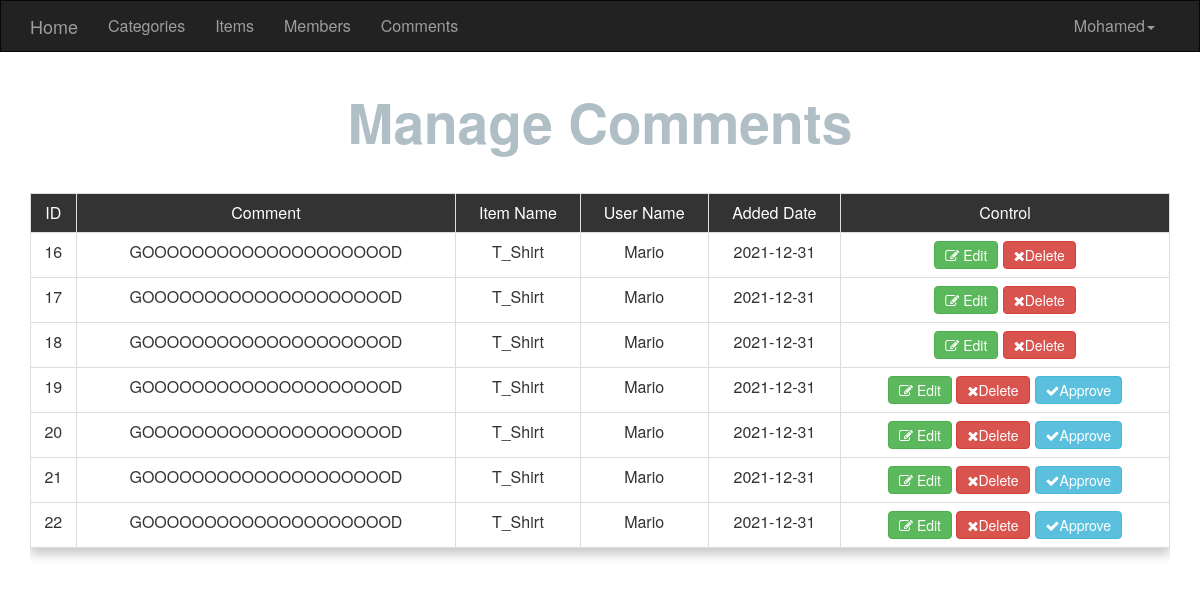
The page /admin/comments.php (signed in) on the database its author committed.
### tables this page shows
CREATE TABLE `comments` (
  `C_ID` int(11) NOT NULL,
  `Comment` text NOT NULL,
  `Status` tinyint(4) NOT NULL,
  `Comment_Date` date NOT NULL,
  `Item_ID` int(11) NOT NULL,
  `User_ID` int(11) NOT NULL
);

CREATE TABLE `items` (
  `item_ID` int(11) NOT NULL,
  `Name` varchar(255) NOT NULL,
  `Description` text NOT NULL,
  `Price` varchar(255) NOT NULL,
  `Add_Date` date NOT NULL,
  `Country_Made` varchar(255) NOT NULL,
  `Image` varchar(255) NOT NULL,
  `Status` varchar(255) NOT NULL,
  `Rating` smallint(6) NOT NULL,
  `Approve` tinyint(4) NOT NULL DEFAULT 0,
  `Cat_ID` int(11) NOT NULL,
  `Member_ID` int(11) NOT NULL
);

CREATE TABLE `users` (
  `UserD` int(11) NOT NULL,
  `UserName` varchar(255) NOT NULL,
  `Password` varchar(255) NOT NULL,
  `Email` varchar(255) NOT NULL,
  `FullName` varchar(255) NOT NULL,
  `GroupID` int(11) NOT NULL DEFAULT 0,
  `TrustStatus` int(11) NOT NULL DEFAULT 0,
  `RegStatus` int(11) NOT NULL DEFAULT 0,
  `Dateandtime` date DEFAULT NULL,
  `avatar` varchar(255) NOT NULL
);

### admin/comments.php (the view, shortened to what this page needs)
<?php
	if(isset($_SESSION['Username'])) {
		include 'init.php';
		include $tp1 . 'header.php';
		$do = isset($_GET['do']) ? $_GET['do'] : 'Manage';
		if ($do == 'Manage') {
			$stmt = $con->prepare("SELECT comments.*, items.Name AS Item_Name, users.UserName AS Member
									FROM
										comments
									INNER JOIN
										items
									ON
										items.item_ID = comments.Item_ID
									INNER JOIN
										users
									ON
										users.UserD = comments.User_ID");
			$stmt-> execute();
			$rows = $stmt->fetchAll();
			?>
		<h1 class="text-center">Manage Comments</h1>
				<div class="container">
					<div class="table-responsive">
						<table class="main-table text-center table table-bordered">
							<tr>
								<td>ID</td>
								<td>Comment</td>
								<td>Item Name</td>
								<td>User Name</td>
								<td>Added Date</td>
								<td>Control</td>
							</tr>
							<?php
								foreach($rows as $row) {
									echo "<tr>";
										echo "<td>" . $row['C_ID'] . "</td>";
										echo "<td>" . $row['Comment'] . "</td>";
										echo "<td>" . $row['Item_Name'] . "</td>";
										echo "<td>" . $row['Member'] . "</td>";
										echo "<td>" . $row['Comment_Date'] . "</td>";
										echo "<td>
												<a href='comments.php?do=Edit&comid=" . $row['C_ID'] . "'' class='btn btn-success'><i class='fa fa-edit'></i> Edit </a>
												<a href='comments.php?do=Delete&comid=" . $row['C_ID'] . "' class='btn btn-danger confirm '><i class='fa fa-close'></i>Delete </a>";
												if ($row['Status'] ==0) {
													echo "<a href='comments.php?do=Approve&comid=" . $row['C_ID'] . "' class='btn btn-info Approve'><i class='fa fa-check'></i>Approve </a>";
												}
											echo "</td>";
									echo "</tr>";
								}
							?>
						</table>
				</div>
			</div>
					<?php
	}
		include $tp1 . 'footer.php';
		} else {
		header('Location: index.php');
		exit();
	}

### admin/layout/css/style.css (style rules this page uses)
h1 { font-size: 55px; font-weight: bold; margin: 40px 0; color: #b0bec5; }
.main-table { -webkit-box-shadow: 0 7px 10px #ccc; -moz-box-shadow: 0 7px 10px #ccc; box-shadow: 0 7px 10px #ccc; }
.main-table tr { background-color: #fff; vertical-align: center !important; }
.main-table tr:first-child td { background-color: #333; color: #fff; }
.main-table .btn { padding: 3px 10px; }
.activate,.Approve { margin-left: 5px; }

### rows shown on the page
comments: C_ID "16", Comment "GOOOOOOOOOOOOOOOOOOOOD", Item_ID.Name "T_Shirt", User_ID.UserName "Mario", Comment_Date "2021-12-31"
comments: C_ID "17", Comment "GOOOOOOOOOOOOOOOOOOOOD", Item_ID.Name "T_Shirt", User_ID.UserName "Mario", Comment_Date "2021-12-31"
comments: C_ID "18", Comment "GOOOOOOOOOOOOOOOOOOOOD", Item_ID.Name "T_Shirt", User_ID.UserName "Mario", Comment_Date "2021-12-31"
comments: C_ID "19", Comment "GOOOOOOOOOOOOOOOOOOOOD", Item_ID.Name "T_Shirt", User_ID.UserName "Mario", Comment_Date "2021-12-31"
comments: C_ID "20", Comment "GOOOOOOOOOOOOOOOOOOOOD", Item_ID.Name "T_Shirt", User_ID.UserName "Mario", Comment_Date "2021-12-31"
comments: C_ID "21", Comment "GOOOOOOOOOOOOOOOOOOOOD", Item_ID.Name "T_Shirt", User_ID.UserName "Mario", Comment_Date "2021-12-31"
comments: C_ID "22", Comment "GOOOOOOOOOOOOOOOOOOOOD", Item_ID.Name "T_Shirt", User_ID.UserName "Mario", Comment_Date "2021-12-31"

### other values the page prints
lang('HOME_ADMIN') "Home"
lang('CATEGORIES') "Categories"
lang('ITEMS') "Items"
lang('MEMBERS') "Members"
lang('COMMENTS') "Comments"
